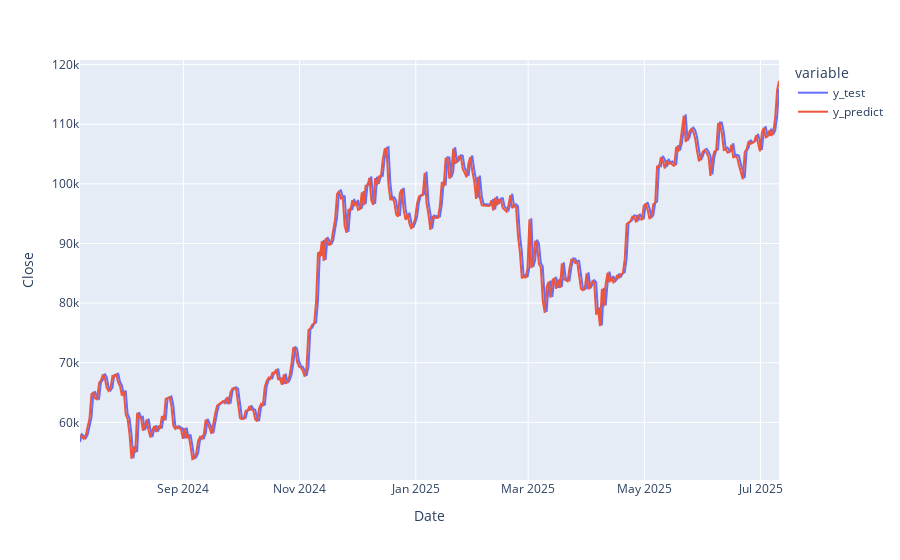

Source (notebook cell):
### Code cell
# Plotting the test and prediction dataframe
fig = px.line(df_pred_test, labels={"value": "Close"})
fig.show();

### Figure 1 — Plotly figure (JSON) as saved in the notebook; plotly's stock layout.template omitted (floating-point values rounded to 4 significant figures; data arrays with more than 128 entries replaced by an {"elided": "..."} marker saying what was removed)
{"data": [{"hovertemplate": "variable=y_test<br>Date=%{x}<br>Close=%{y}<extra></extra>", "legendgroup": "y_test", "line": {"color": "#636efa", "dash": "solid"}, "marker": {"symbol": "circle"}, "mode": "lines", "name": "y_test", "orientation": "v", "showlegend": true, "type": "scatter", "x": {"elided": "368 str values"}, "xaxis": "x", "y": {"elided": "368 float values"}, "yaxis": "y"}, {"hovertemplate": "variable=y_predict<br>Date=%{x}<br>Close=%{y}<extra></extra>", "legendgroup": "y_predict", "line": {"color": "#EF553B", "dash": "solid"}, "marker": {"symbol": "circle"}, "mode": "lines", "name": "y_predict", "orientation": "v", "showlegend": true, "type": "scatter", "x": {"elided": "368 str values"}, "xaxis": "x", "y": {"elided": "368 float values"}, "yaxis": "y"}], "layout": {"legend": {"title": {"text": "variable"}, "tracegroupgap": 0}, "margin": {"t": 60}, "xaxis": {"anchor": "y", "domain": [0, 1], "title": {"text": "Date"}}, "yaxis": {"anchor": "x", "domain": [0, 1], "title": {"text": "Close"}}}}
